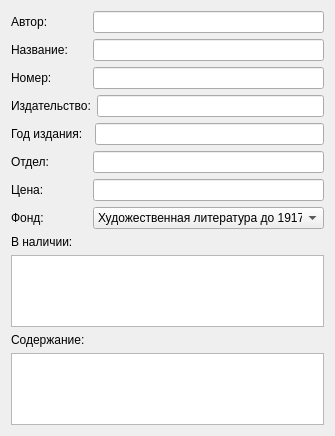
<?xml version="1.0" encoding="UTF-8"?>
<ui version="4.0">
 <class>Podrobno</class>
 <widget class="QWidget" name="Podrobno">
  <property name="geometry">
   <rect>
    <x>0</x>
    <y>0</y>
    <width>335</width>
    <height>436</height>
   </rect>
  </property>
  <property name="minimumSize">
   <size>
    <width>335</width>
    <height>0</height>
   </size>
  </property>
  <property name="windowTitle">
   <string>Подробная информация</string>
  </property>
  <layout class="QGridLayout" name="gridLayout">
   <item row="0" column="0">
    <layout class="QHBoxLayout" name="horizontalLayout">
     <item>
      <widget class="QLabel" name="label">
       <property name="minimumSize">
        <size>
         <width>76</width>
         <height>0</height>
        </size>
       </property>
       <property name="text">
        <string>Автор:</string>
       </property>
      </widget>
     </item>
     <item>
      <widget class="QLineEdit" name="lineAuthor"/>
     </item>
    </layout>
   </item>
   <item row="1" column="0">
    <layout class="QHBoxLayout" name="horizontalLayout_2">
     <item>
      <widget class="QLabel" name="label_2">
       <property name="minimumSize">
        <size>
         <width>76</width>
         <height>0</height>
        </size>
       </property>
       <property name="text">
        <string>Название:</string>
       </property>
      </widget>
     </item>
     <item>
      <widget class="QLineEdit" name="lineName"/>
     </item>
    </layout>
   </item>
   <item row="2" column="0">
    <layout class="QHBoxLayout" name="horizontalLayout_3">
     <item>
      <widget class="QLabel" name="label_Number">
       <property name="minimumSize">
        <size>
         <width>76</width>
         <height>0</height>
        </size>
       </property>
       <property name="text">
        <string>Номер:</string>
       </property>
      </widget>
     </item>
     <item>
      <widget class="QLineEdit" name="lineNumber"/>
     </item>
    </layout>
   </item>
   <item row="3" column="0">
    <layout class="QHBoxLayout" name="horizontalLayout_4">
     <item>
      <widget class="QLabel" name="label_4">
       <property name="text">
        <string>Издательство:</string>
       </property>
      </widget>
     </item>
     <item>
      <widget class="QLineEdit" name="lineIzd"/>
     </item>
    </layout>
   </item>
   <item row="4" column="0">
    <layout class="QHBoxLayout" name="horizontalLayout_5">
     <item>
      <widget class="QLabel" name="label_5">
       <property name="minimumSize">
        <size>
         <width>76</width>
         <height>0</height>
        </size>
       </property>
       <property name="text">
        <string>Год издания:  </string>
       </property>
      </widget>
     </item>
     <item>
      <widget class="QLineEdit" name="lineData"/>
     </item>
    </layout>
   </item>
   <item row="5" column="0">
    <layout class="QHBoxLayout" name="horizontalLayout_6">
     <item>
      <widget class="QLabel" name="label_6">
       <property name="minimumSize">
        <size>
         <width>76</width>
         <height>0</height>
        </size>
       </property>
       <property name="text">
        <string>Отдел:</string>
       </property>
      </widget>
     </item>
     <item>
      <widget class="QLineEdit" name="lineOtdel"/>
     </item>
    </layout>
   </item>
   <item row="6" column="0">
    <layout class="QHBoxLayout" name="horizontalLayout_7">
     <item>
      <widget class="QLabel" name="label_7">
       <property name="minimumSize">
        <size>
         <width>76</width>
         <height>0</height>
        </size>
       </property>
       <property name="text">
        <string>Цена:</string>
       </property>
      </widget>
     </item>
     <item>
      <widget class="QLineEdit" name="linePrice"/>
     </item>
    </layout>
   </item>
   <item row="7" column="0">
    <layout class="QHBoxLayout" name="horizontalLayout_8">
     <item>
      <widget class="QLabel" name="label_8">
       <property name="minimumSize">
        <size>
         <width>76</width>
         <height>0</height>
        </size>
       </property>
       <property name="maximumSize">
        <size>
         <width>76</width>
         <height>21</height>
        </size>
       </property>
       <property name="text">
        <string>Фонд:</string>
       </property>
      </widget>
     </item>
     <item>
      <widget class="QComboBox" name="der">
       <item>
        <property name="text">
         <string>Художественная литература до 1917</string>
        </property>
       </item>
       <item>
        <property name="text">
         <string>Художественная литература после 1917</string>
        </property>
       </item>
       <item>
        <property name="text">
         <string>Зарубежная литература</string>
        </property>
       </item>
       <item>
        <property name="text">
         <string>Детская литература</string>
        </property>
       </item>
       <item>
        <property name="text">
         <string>Учебный фонд</string>
        </property>
       </item>
       <item>
        <property name="text">
         <string>Ценный фонд</string>
        </property>
       </item>
      </widget>
     </item>
    </layout>
   </item>
   <item row="8" column="0">
    <layout class="QVBoxLayout" name="verticalLayout">
     <item>
      <widget class="QLabel" name="label_9">
       <property name="text">
        <string>В наличии: </string>
       </property>
      </widget>
     </item>
     <item>
      <widget class="QListWidget" name="nal"/>
     </item>
    </layout>
   </item>
   <item row="9" column="0">
    <layout class="QVBoxLayout" name="verticalLayout_2">
     <item>
      <widget class="QLabel" name="label_10">
       <property name="text">
        <string>Содержание: </string>
       </property>
      </widget>
     </item>
     <item>
      <widget class="QListWidget" name="content"/>
     </item>
    </layout>
   </item>
  </layout>
 </widget>
 <resources/>
 <connections/>
</ui>
